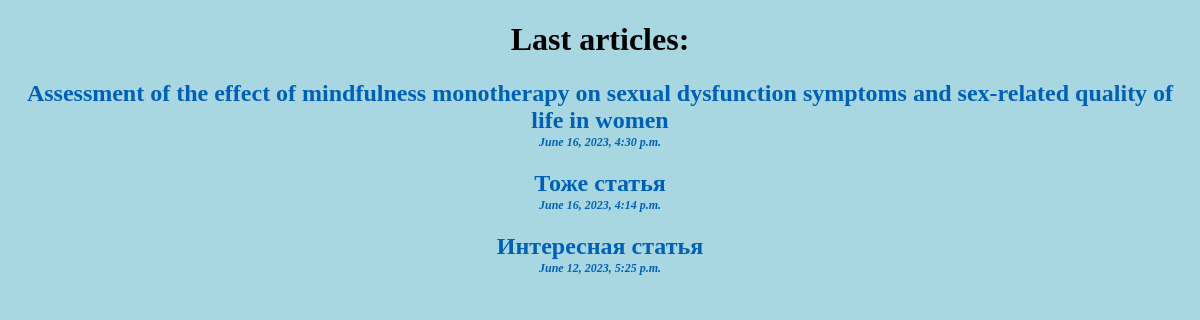
The app's page /articles/ with its own data.
### DjangoBlog/apps/articles/models.py (models this page shows, shortened)
class Article(Model):
    article_title = models.CharField("Название статьи", max_length=200)
    article_text = models.TextField("Текст статьи")
    pub_date = models.DateTimeField("Дата публикации")

### DjangoBlog/apps/articles/views.py (the view)
# urls.py: path('', views.index, name='index'),
def index(request):
    latest_articles_list = Article.objects.order_by('-pub_date')[:5]
    return render(request, "articles_temp/list.html", {'latest_articles_list': latest_articles_list})

### DjangoBlog/templates/articles_temp/list.html (shortened to what this page needs)
{% extends 'base.html' %}
{% load static %}
{% block css_add %}
    <link rel="stylesheet" href="{% static 'articles/css/list.css' %}">
{% endblock %}
{% block content %}
<h1 align="center">Last articles:</h1>
    {% if latest_articles_list %}
        {% for a in latest_articles_list %}
<h2 align="center"><a class="art_list" href="{% url 'articles:detail' a.id %}">{{a.article_title}} <p>{{a.pub_date}}</p></a></h2>
        {% endfor %}
    {% else %}
        Articles not found :(
    {% endif %}
{% endblock %}

### static/articles/css/list.css (style rules this page uses)
h1 { color: black; font-family: "Comic Sans MS"; }
body { background: #a8d7e1; }
p { margin-top: 1px; font-size: 12px; font-style:italic; }
.art_list { text-decoration: none; font-family: "Comic Sans MS"; }
a { color: #0060B6; text-decoration: none; }

### records on screen
Article: article_title "Assessment of the effect of mindfulness monotherapy on sexual dysfunction symptoms and sex-related quality of life in women", pub_date "June 16, 2023, 4:30 p.m."
Article: article_title "Тоже статья", pub_date "June 16, 2023, 4:14 p.m."
Article: article_title "Интересная статья", pub_date "June 12, 2023, 5:25 p.m."
